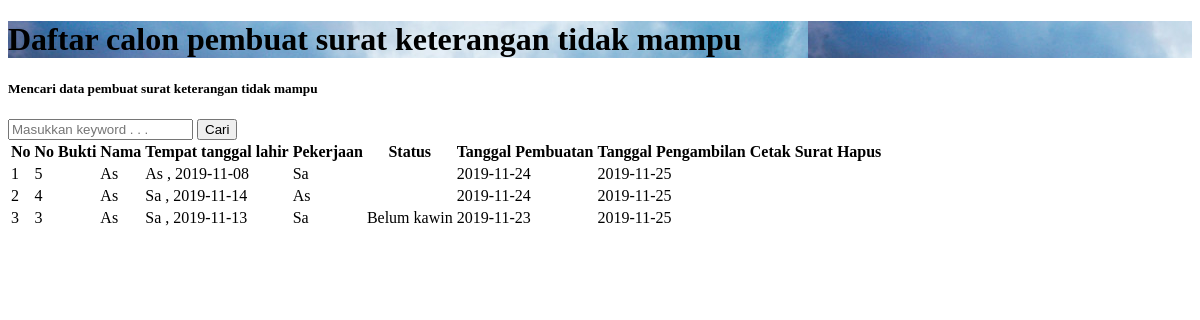
Page /pembuat_mampu.php on the earlier database version.
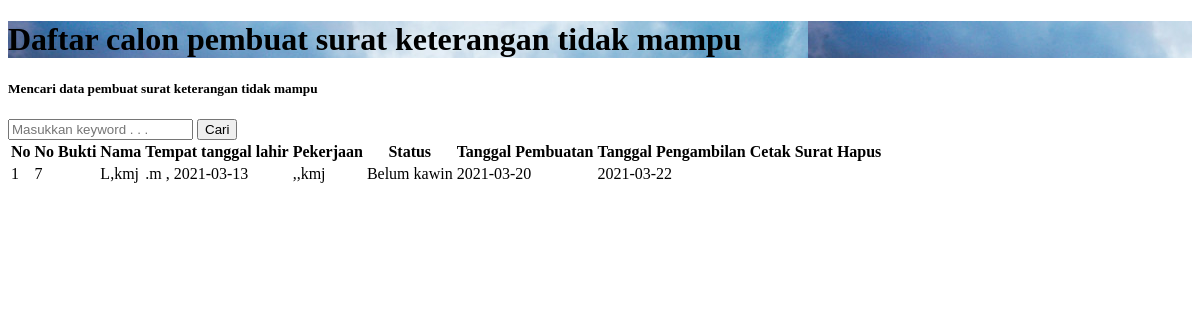
Same page on the later database version.
### tables this page shows
CREATE TABLE `mampu` (
  `id` int(11) NOT NULL,
  `nama` varchar(300) NOT NULL,
  `nik` varchar(100) NOT NULL,
  `tempat_lahir` varchar(100) NOT NULL,
  `tgl_lahir` date NOT NULL,
  `jenis_kelamin` enum('L','P','','') NOT NULL,
  `agama` varchar(300) NOT NULL,
  `status_perkawinan` varchar(100) NOT NULL,
  `pekerjaan` varchar(100) NOT NULL,
  `rt` varchar(5) NOT NULL,
  `rw` varchar(5) NOT NULL,
  `desa` varchar(100) NOT NULL,
  `kecamatan` varchar(100) NOT NULL,
  `kabupaten` varchar(100) NOT NULL,
  `keperluan` varchar(300) NOT NULL,
  `tgl_buat` date NOT NULL,
  `tgl_ambil` date NOT NULL
);

### functions.php (called while the page is built, shortened)
<?php
$conn = mysqli_connect("localhost", "root", "", "ta_web");
function query($query)
{
    global $conn;
    $result = mysqli_query($conn, $query);
    $rows = [];
    while ($row = mysqli_fetch_assoc($result)) {
        $rows[] = $row;
    }
    return $rows;
}

### pembuat_mampu.php (the view, shortened to what this page needs)
<?php
require 'functions.php';
$mampu = query("SELECT * FROM mampu ORDER BY id DESC");
?>
<!DOCTYPE html>
<html lang="en">
<head>
</head>
<body>
    <div class="inner-page">
        <div class="slider-item" style="background-image: url('images/bg_admin.jpg');">
            <div class="container">
                <div class="row slider-text align-items-center justify-content-center">
                    <div class="col-md-8 text-center col-sm-12 element-animate pt-5">
                        <h1 class="pt-5"><span>Daftar calon pembuat surat keterangan tidak mampu</span></h1>
                    </div>
                </div>
            </div>
        </div>
    </div>
    <section class="section blog">
        <div class="container">
            <form action="" method="post">
                <div class="form-group row font-weight-bold text-uppercase">
                    <h5 class="col-sm-12">Mencari data pembuat surat keterangan tidak mampu</h5>
                    <input type="text" class="col-sm-6" placeholder="Masukkan keyword . . ." name="keyword" id="keyword" autocomplete="off">
                    <button type="submit" class="col-sm-1 btn btn-success" name="cari">Cari</button>
                </div>
            </form>
            <table class="table table-bordered text-center">
                <thead class="thead-dark">
                    <tr class="text-center">
                        <th>No</th>
                        <th>No Bukti</th>
                        <th>Nama</th>
                        <th>Tempat tanggal lahir</th>
                        <th>Pekerjaan</th>
                        <th>Status</th>
                        <th>Tanggal Pembuatan</th>
                        <th>Tanggal Pengambilan</th>
                        <th>Cetak Surat</th>
                        <th>Hapus</th>
                    </tr>
                </thead>
                <?php $i = 1; ?>
                <tbody>
                    <?php foreach ($mampu as $row) : ?>
                        <tr>
                            <td><?= $i; ?></td>
                            <td><?= $row["id"] ?></td>
                            <td><?= $row["nama"] ?></td>
                            <td><?= $row["tempat_lahir"] ?> , <?= $row["tgl_lahir"] ?></td>
                            <td><?= $row["pekerjaan"] ?></td>
                            <td><?= $row["status_perkawinan"] ?></td>
                            <td><?= $row["tgl_buat"] ?></td>
                            <td><?= $row["tgl_ambil"] ?></td>
                            <td><a href="cetak_mampu.php?id=<?= $row["id"]; ?>" target="_blank" i class="fas fa-print text-info fa-2x"></i></a></td>
                            <td><a href="hapus.php?id=<?= $row["id"]; ?>&hapus=mampu" onclick="return confirm('Mau dihapus ?')"><i class="fas fa-trash text-danger fa-2x"></i></a></td>
                        </tr>
                        <?php $i++; ?>
                    <?php endforeach; ?>
                </tbody>
            </table>
        </div>
    </section>
</body>
</html>

Differences in the rows shown:
removed mampu: id "5", nama "As", tempat_lahir "As", tgl_lahir "2019-11-08", pekerjaan "Sa", tgl_buat "2019-11-24", tgl_ambil "2019-11-25"
removed mampu: id "4", nama "As", tempat_lahir "Sa", tgl_lahir "2019-11-14", pekerjaan "As", tgl_buat "2019-11-24", tgl_ambil "2019-11-25"
removed mampu: id "3", nama "As", tempat_lahir "Sa", tgl_lahir "2019-11-13", pekerjaan "Sa", status_perkawinan "Belum kawin", tgl_buat "2019-11-23", tgl_ambil "2019-11-25"
added mampu: id "7", nama "L,kmj", tempat_lahir ".m", tgl_lahir "2021-03-13", pekerjaan ",,kmj", status_perkawinan "Belum kawin", tgl_buat "2021-03-20", tgl_ambil "2021-03-22"
